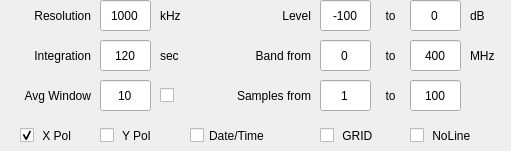
    <widget class="QWidget" name="ctrl_power" native="true">
     <property name="geometry">
      <rect>
       <x>630</x>
       <y>0</y>
       <width>511</width>
       <height>151</height>
      </rect>
     </property>
     <widget class="QCheckBox" name="qcheck_xpol_power">
      <property name="geometry">
       <rect>
        <x>20</x>
        <y>120</y>
        <width>61</width>
        <height>31</height>
       </rect>
      </property>
      <property name="text">
       <string> X Pol</string>
      </property>
      <property name="checked">
       <bool>true</bool>
      </property>
     </widget>
     <widget class="QLabel" name="qlabel_sample_from_2">
      <property name="geometry">
       <rect>
        <x>210</x>
        <y>80</y>
        <width>101</width>
        <height>31</height>
       </rect>
      </property>
      <property name="text">
       <string>Samples from</string>
      </property>
      <property name="alignment">
       <set>Qt::AlignRight|Qt::AlignTrailing|Qt::AlignVCenter</set>
      </property>
     </widget>
     <widget class="QLineEdit" name="qline_power_sample_start">
      <property name="geometry">
       <rect>
        <x>320</x>
        <y>80</y>
        <width>51</width>
        <height>31</height>
       </rect>
      </property>
      <property name="text">
       <string>1</string>
      </property>
      <property name="alignment">
       <set>Qt::AlignCenter</set>
      </property>
     </widget>
     <widget class="QLabel" name="qlabel_sample_to_2">
      <property name="geometry">
       <rect>
        <x>370</x>
        <y>80</y>
        <width>41</width>
        <height>31</height>
       </rect>
      </property>
      <property name="text">
       <string>to</string>
      </property>
      <property name="alignment">
       <set>Qt::AlignCenter</set>
      </property>
     </widget>
     <widget class="QLineEdit" name="qline_power_sample_stop">
      <property name="geometry">
       <rect>
        <x>410</x>
        <y>80</y>
        <width>51</width>
        <height>31</height>
       </rect>
      </property>
      <property name="text">
       <string>100</string>
      </property>
      <property name="alignment">
       <set>Qt::AlignCenter</set>
      </property>
     </widget>
     <widget class="QLabel" name="qlabel_band_from_3">
      <property name="geometry">
       <rect>
        <x>230</x>
        <y>40</y>
        <width>81</width>
        <height>31</height>
       </rect>
      </property>
      <property name="text">
       <string>Band from</string>
      </property>
      <property name="alignment">
       <set>Qt::AlignRight|Qt::AlignTrailing|Qt::AlignVCenter</set>
      </property>
     </widget>
     <widget class="QLineEdit" name="qline_power_band_from">
      <property name="geometry">
       <rect>
        <x>320</x>
        <y>40</y>
        <width>51</width>
        <height>31</height>
       </rect>
      </property>
      <property name="text">
       <string>0</string>
      </property>
      <property name="alignment">
       <set>Qt::AlignCenter</set>
      </property>
     </widget>
     <widget class="QLabel" name="qlabel_band_to_3">
      <property name="geometry">
       <rect>
        <x>370</x>
        <y>40</y>
        <width>41</width>
        <height>31</height>
       </rect>
      </property>
      <property name="text">
       <string>to</string>
      </property>
      <property name="alignment">
       <set>Qt::AlignCenter</set>
      </property>
     </widget>
     <widget class="QLineEdit" name="qline_power_band_to">
      <property name="geometry">
       <rect>
        <x>410</x>
        <y>40</y>
        <width>51</width>
        <height>31</height>
       </rect>
      </property>
      <property name="text">
       <string>400</string>
      </property>
      <property name="alignment">
       <set>Qt::AlignCenter</set>
      </property>
     </widget>
     <widget class="QLabel" name="qlabel_band_unit_3">
      <property name="geometry">
       <rect>
        <x>470</x>
        <y>40</y>
        <width>41</width>
        <height>31</height>
       </rect>
      </property>
      <property name="layoutDirection">
       <enum>Qt::LeftToRight</enum>
      </property>
      <property name="text">
       <string>MHz</string>
      </property>
      <property name="alignment">
       <set>Qt::AlignLeading|Qt::AlignLeft|Qt::AlignVCenter</set>
      </property>
     </widget>
     <widget class="QLabel" name="qlabel_spg_rbw_unit_2">
      <property name="geometry">
       <rect>
        <x>160</x>
        <y>0</y>
        <width>41</width>
        <height>31</height>
       </rect>
      </property>
      <property name="layoutDirection">
       <enum>Qt::LeftToRight</enum>
      </property>
      <property name="text">
       <string>kHz</string>
      </property>
      <property name="alignment">
       <set>Qt::AlignLeading|Qt::AlignLeft|Qt::AlignVCenter</set>
      </property>
     </widget>
     <widget class="QLabel" name="qlabel_spg_rbw_2">
      <property name="geometry">
       <rect>
        <x>0</x>
        <y>0</y>
        <width>91</width>
        <height>31</height>
       </rect>
      </property>
      <property name="toolTip">
       <string/>
      </property>
      <property name="statusTip">
       <string/>
      </property>
      <property name="whatsThis">
       <string>Comma separated single channels, dash separated for series. Example: 1-4,9,12</string>
      </property>
      <property name="text">
       <string>Resolution</string>
      </property>
      <property name="alignment">
       <set>Qt::AlignRight|Qt::AlignTrailing|Qt::AlignVCenter</set>
      </property>
     </widget>
     <widget class="QLineEdit" name="qline_power_rbw">
      <property name="geometry">
       <rect>
        <x>100</x>
        <y>0</y>
        <width>51</width>
        <height>31</height>
       </rect>
      </property>
      <property name="statusTip">
       <string/>
      </property>
      <property name="text">
       <string>1000</string>
      </property>
      <property name="alignment">
       <set>Qt::AlignCenter</set>
      </property>
     </widget>
     <widget class="QLabel" name="qlabel_integration_unit">
      <property name="geometry">
       <rect>
        <x>160</x>
        <y>40</y>
        <width>31</width>
        <height>31</height>
       </rect>
      </property>
      <property name="toolTip">
       <string/>
      </property>
      <property name="statusTip">
       <string/>
      </property>
      <property name="whatsThis">
       <string>&lt;html&gt;&lt;head/&gt;&lt;body&gt;&lt;p&gt;Comma separated single channels,&lt;/p&gt;&lt;p&gt;dash separated for series. &lt;/p&gt;&lt;p&gt;&lt;br/&gt;&lt;/p&gt;&lt;p&gt;Example: &lt;span style=&quot; font-weight:600;&quot;&gt;1-4,9,12&lt;/span&gt;&lt;/p&gt;&lt;/body&gt;&lt;/html&gt;</string>
      </property>
      <property name="text">
       <string>sec</string>
      </property>
      <property name="alignment">
       <set>Qt::AlignLeading|Qt::AlignLeft|Qt::AlignVCenter</set>
      </property>
     </widget>
     <widget class="QLabel" name="qlabel_integration">
      <property name="geometry">
       <rect>
        <x>0</x>
        <y>40</y>
        <width>91</width>
        <height>31</height>
       </rect>
      </property>
      <property name="toolTip">
       <string/>
      </property>
      <property name="statusTip">
       <string/>
      </property>
      <property name="whatsThis">
       <string>&lt;html&gt;&lt;head/&gt;&lt;body&gt;&lt;p&gt;Comma separated single channels,&lt;/p&gt;&lt;p&gt;dash separated for series. &lt;/p&gt;&lt;p&gt;&lt;br/&gt;&lt;/p&gt;&lt;p&gt;Example: &lt;span style=&quot; font-weight:600;&quot;&gt;1-4,9,12&lt;/span&gt;&lt;/p&gt;&lt;/body&gt;&lt;/html&gt;</string>
      </property>
      <property name="text">
       <string>Integration</string>
      </property>
      <property name="alignment">
       <set>Qt::AlignRight|Qt::AlignTrailing|Qt::AlignVCenter</set>
      </property>
     </widget>
     <widget class="QLineEdit" name="qline_integration">
      <property name="enabled">
       <bool>true</bool>
      </property>
      <property name="geometry">
       <rect>
        <x>100</x>
        <y>40</y>
        <width>51</width>
        <height>31</height>
       </rect>
      </property>
      <property name="statusTip">
       <string/>
      </property>
      <property name="text">
       <string>120</string>
      </property>
      <property name="alignment">
       <set>Qt::AlignCenter</set>
      </property>
     </widget>
     <widget class="QLabel" name="qlabel_sample_to_3">
      <property name="geometry">
       <rect>
        <x>370</x>
        <y>0</y>
        <width>41</width>
        <height>31</height>
       </rect>
      </property>
      <property name="text">
       <string>to</string>
      </property>
      <property name="alignment">
       <set>Qt::AlignCenter</set>
      </property>
     </widget>
     <widget class="QLabel" name="qlabel_sample_from_4">
      <property name="geometry">
       <rect>
        <x>230</x>
        <y>0</y>
        <width>81</width>
        <height>31</height>
       </rect>
      </property>
      <property name="text">
       <string>Level</string>
      </property>
      <property name="alignment">
       <set>Qt::AlignRight|Qt::AlignTrailing|Qt::AlignVCenter</set>
      </property>
     </widget>
     <widget class="QLineEdit" name="qline_power_level_min">
      <property name="geometry">
       <rect>
        <x>320</x>
        <y>0</y>
        <width>51</width>
        <height>31</height>
       </rect>
      </property>
      <property name="text">
       <string>-100</string>
      </property>
      <property name="alignment">
       <set>Qt::AlignCenter</set>
      </property>
     </widget>
     <widget class="QLineEdit" name="qline_power_level_max">
      <property name="geometry">
       <rect>
        <x>410</x>
        <y>0</y>
        <width>51</width>
        <height>31</height>
       </rect>
      </property>
      <property name="text">
       <string>0</string>
      </property>
      <property name="alignment">
       <set>Qt::AlignCenter</set>
      </property>
     </widget>
     <widget class="QLabel" name="qlabel_band_unit_4">
      <property name="geometry">
       <rect>
        <x>470</x>
        <y>0</y>
        <width>41</width>
        <height>31</height>
       </rect>
      </property>
      <property name="layoutDirection">
       <enum>Qt::LeftToRight</enum>
      </property>
      <property name="text">
       <string>dB</string>
      </property>
      <property name="alignment">
       <set>Qt::AlignLeading|Qt::AlignLeft|Qt::AlignVCenter</set>
      </property>
     </widget>
     <widget class="QCheckBox" name="qcheck_ypol_power">
      <property name="geometry">
       <rect>
        <x>100</x>
        <y>120</y>
        <width>61</width>
        <height>31</height>
       </rect>
      </property>
      <property name="text">
       <string> Y Pol</string>
      </property>
      <property name="checked">
       <bool>false</bool>
      </property>
     </widget>
     <widget class="QLineEdit" name="qline_movavgwdw">
      <property name="enabled">
       <bool>true</bool>
      </property>
      <property name="geometry">
       <rect>
        <x>100</x>
        <y>80</y>
        <width>51</width>
        <height>31</height>
       </rect>
      </property>
      <property name="statusTip">
       <string/>
      </property>
      <property name="text">
       <string>10</string>
      </property>
      <property name="alignment">
       <set>Qt::AlignCenter</set>
      </property>
     </widget>
     <widget class="QCheckBox" name="qcheck_movavg">
      <property name="geometry">
       <rect>
        <x>160</x>
        <y>80</y>
        <width>21</width>
        <height>31</height>
       </rect>
      </property>
      <property name="text">
       <string/>
      </property>
      <property name="checked">
       <bool>false</bool>
      </property>
     </widget>
     <widget class="QLabel" name="qlabel_integration_2">
      <property name="geometry">
       <rect>
        <x>0</x>
        <y>80</y>
        <width>91</width>
        <height>31</height>
       </rect>
      </property>
      <property name="toolTip">
       <string/>
      </property>
      <property name="statusTip">
       <string/>
      </property>
      <property name="whatsThis">
       <string>&lt;html&gt;&lt;head/&gt;&lt;body&gt;&lt;p&gt;Comma separated single channels,&lt;/p&gt;&lt;p&gt;dash separated for series. &lt;/p&gt;&lt;p&gt;&lt;br/&gt;&lt;/p&gt;&lt;p&gt;Example: &lt;span style=&quot; font-weight:600;&quot;&gt;1-4,9,12&lt;/span&gt;&lt;/p&gt;&lt;/body&gt;&lt;/html&gt;</string>
      </property>
      <property name="text">
       <string>Avg Window</string>
      </property>
      <property name="alignment">
       <set>Qt::AlignRight|Qt::AlignTrailing|Qt::AlignVCenter</set>
      </property>
     </widget>
     <widget class="QCheckBox" name="qcheck_datetime">
      <property name="geometry">
       <rect>
        <x>190</x>
        <y>120</y>
        <width>101</width>
        <height>31</height>
       </rect>
      </property>
      <property name="text">
       <string>Date/Time</string>
      </property>
      <property name="checked">
       <bool>false</bool>
      </property>
     </widget>
     <widget class="QCheckBox" name="qcheck_power_noline">
      <property name="geometry">
       <rect>
        <x>410</x>
        <y>120</y>
        <width>71</width>
        <height>31</height>
       </rect>
      </property>
      <property name="text">
       <string> NoLine</string>
      </property>
      <property name="checked">
       <bool>false</bool>
      </property>
     </widget>
     <widget class="QCheckBox" name="qcheck_power_grid">
      <property name="enabled">
       <bool>true</bool>
      </property>
      <property name="geometry">
       <rect>
        <x>320</x>
        <y>120</y>
        <width>61</width>
        <height>31</height>
       </rect>
      </property>
      <property name="text">
       <string> GRID</string>
      </property>
      <property name="checked">
       <bool>false</bool>
      </property>
     </widget>
    </widget>
